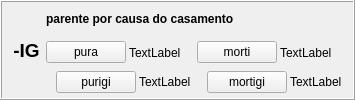
        <widget class="QFrame" name="frame_22">
         <property name="frameShape">
          <enum>QFrame::Box</enum>
         </property>
         <property name="frameShadow">
          <enum>QFrame::Raised</enum>
         </property>
         <layout class="QHBoxLayout" name="horizontalLayout_44">
          <property name="topMargin">
           <number>3</number>
          </property>
          <property name="bottomMargin">
           <number>3</number>
          </property>
          <item>
           <widget class="QLabel" name="label_309">
            <property name="sizePolicy">
             <sizepolicy hsizetype="Maximum" vsizetype="Preferred">
              <horstretch>0</horstretch>
              <verstretch>0</verstretch>
             </sizepolicy>
            </property>
            <property name="styleSheet">
             <string notr="true">font-size: 14pt;
font-weight: bold;</string>
            </property>
            <property name="text">
             <string>-IG</string>
            </property>
            <property name="alignment">
             <set>Qt::AlignCenter</set>
            </property>
            <property name="lingvo" stdset="0">
             <string>eo</string>
            </property>
           </widget>
          </item>
          <item>
           <layout class="QVBoxLayout" name="verticalLayout_358">
            <item>
             <widget class="QLabel" name="Lec09_Label670">
              <property name="sizePolicy">
               <sizepolicy hsizetype="Preferred" vsizetype="Maximum">
                <horstretch>0</horstretch>
                <verstretch>0</verstretch>
               </sizepolicy>
              </property>
              <property name="styleSheet">
               <string notr="true">font-weight: bold;</string>
              </property>
              <property name="text">
               <string>parente por causa do casamento</string>
              </property>
              <property name="wordWrap">
               <bool>true</bool>
              </property>
             </widget>
            </item>
            <item>
             <layout class="QHBoxLayout" name="horizontalLayout_589">
              <item>
               <layout class="QVBoxLayout" name="verticalLayout_359">
                <property name="spacing">
                 <number>3</number>
                </property>
                <item>
                 <layout class="QHBoxLayout" name="horizontalLayout_590" stretch="3,1">
                  <item>
                   <widget class="neklakebla" name="Lec09_Button641">
                    <property name="sizePolicy">
                     <sizepolicy hsizetype="Maximum" vsizetype="Fixed">
                      <horstretch>0</horstretch>
                      <verstretch>0</verstretch>
                     </sizepolicy>
                    </property>
                    <property name="text">
                     <string>pura</string>
                    </property>
                   </widget>
                  </item>
                  <item>
                   <widget class="QLabel" name="Lec09_Label671">
                    <property name="text">
                     <string>TextLabel</string>
                    </property>
                    <property name="wordWrap">
                     <bool>true</bool>
                    </property>
                   </widget>
                  </item>
                 </layout>
                </item>
                <item>
                 <layout class="QHBoxLayout" name="horizontalLayout_591" stretch="0,3,1">
                  <item>
                   <widget class="label_sago_reversa" name="label_381">
                    <property name="sizePolicy">
                     <sizepolicy hsizetype="Maximum" vsizetype="Preferred">
                      <horstretch>0</horstretch>
                      <verstretch>0</verstretch>
                     </sizepolicy>
                    </property>
                    <property name="text">
                     <string/>
                    </property>
                    <property name="pixmap">
                     <pixmap resource="ikonoj.qrc">:/ikonoj/sago_revena.png</pixmap>
                    </property>
                   </widget>
                  </item>
                  <item>
                   <widget class="neklakebla" name="Lec09_Button642">
                    <property name="sizePolicy">
                     <sizepolicy hsizetype="Maximum" vsizetype="Fixed">
                      <horstretch>0</horstretch>
                      <verstretch>0</verstretch>
                     </sizepolicy>
                    </property>
                    <property name="text">
                     <string>purigi</string>
                    </property>
                   </widget>
                  </item>
                  <item>
                   <widget class="QLabel" name="Lec09_Label672">
                    <property name="text">
                     <string>TextLabel</string>
                    </property>
                    <property name="wordWrap">
                     <bool>true</bool>
                    </property>
                   </widget>
                  </item>
                 </layout>
                </item>
               </layout>
              </item>
              <item>
               <layout class="QVBoxLayout" name="verticalLayout_360">
                <property name="spacing">
                 <number>3</number>
                </property>
                <item>
                 <layout class="QHBoxLayout" name="horizontalLayout_592" stretch="3,1">
                  <item>
                   <widget class="neklakebla" name="Lec09_Button38">
                    <property name="sizePolicy">
                     <sizepolicy hsizetype="Maximum" vsizetype="Fixed">
                      <horstretch>0</horstretch>
                      <verstretch>0</verstretch>
                     </sizepolicy>
                    </property>
                    <property name="text">
                     <string>morti</string>
                    </property>
                   </widget>
                  </item>
                  <item>
                   <widget class="QLabel" name="Lec09_Label39">
                    <property name="text">
                     <string>TextLabel</string>
                    </property>
                    <property name="wordWrap">
                     <bool>true</bool>
                    </property>
                   </widget>
                  </item>
                 </layout>
                </item>
                <item>
                 <layout class="QHBoxLayout" name="horizontalLayout_593" stretch="0,3,1">
                  <item>
                   <widget class="label_sago_reversa" name="label_382">
                    <property name="sizePolicy">
                     <sizepolicy hsizetype="Maximum" vsizetype="Preferred">
                      <horstretch>0</horstretch>
                      <verstretch>0</verstretch>
                     </sizepolicy>
                    </property>
                    <property name="text">
                     <string/>
                    </property>
                    <property name="pixmap">
                     <pixmap resource="ikonoj.qrc">:/ikonoj/sago_revena.png</pixmap>
                    </property>
                   </widget>
                  </item>
                  <item>
                   <widget class="neklakebla" name="Lec09_Button39">
                    <property name="sizePolicy">
                     <sizepolicy hsizetype="Maximum" vsizetype="Fixed">
                      <horstretch>0</horstretch>
                      <verstretch>0</verstretch>
                     </sizepolicy>
                    </property>
                    <property name="text">
                     <string>mortigi</string>
                    </property>
                   </widget>
                  </item>
                  <item>
                   <widget class="QLabel" name="Lec09_Label40">
                    <property name="text">
                     <string>TextLabel</string>
                    </property>
                    <property name="wordWrap">
                     <bool>true</bool>
                    </property>
                   </widget>
                  </item>
                 </layout>
                </item>
               </layout>
              </item>
             </layout>
            </item>
           </layout>
          </item>
         </layout>
        </widget>
